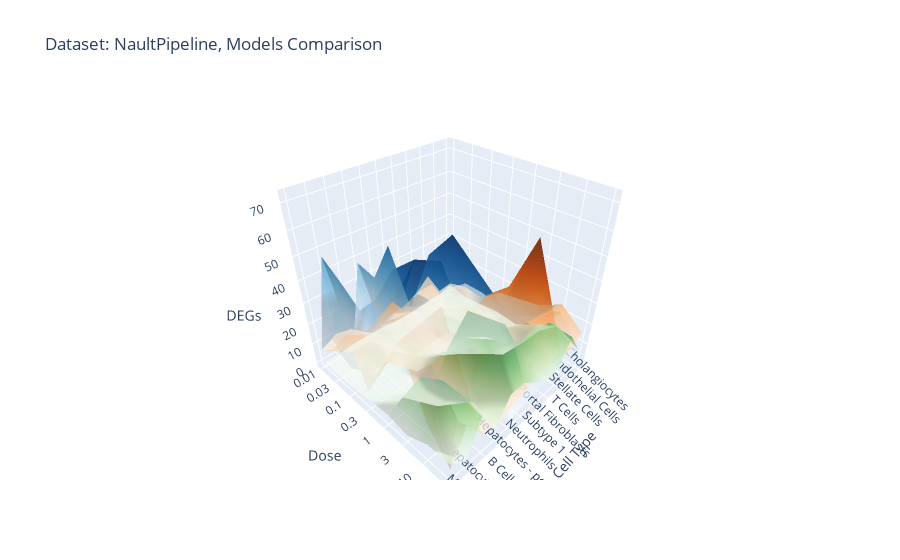

Notebook code for this chart:
### Code cell
import plotly.graph_objects as go
import pandas as pd
import numpy as np


# Filter the main dataset
dataset = METRICS_DF[METRICS_DF['dataset'] == 'NaultPipeline'].sort_values(by=['dose'])

# Define color maps for each model
color_maps = {
    'ButterflyPipeline': 'Blues',
    'ScPreGanPipeline': 'Oranges',
    'ScGenPipeline': 'Greens'
}

# Initialize the 3D plot
fig = go.Figure()

def per_model(model: str):
    dataset_model = dataset[dataset['model'] == model]
    x_numeric, x_labels = pd.factorize(dataset_model['cell_type_test'])
    y_numeric, y_labels = pd.factorize(dataset_model['dose'])
    z_values = dataset_model['DEGs']

    # Add a 3D mesh for each model
    fig.add_trace(go.Mesh3d(
        x=x_numeric, 
        y=y_numeric, 
        z=z_values,
        # alphahull=6,
        colorbar_title='DEGs',
        colorscale=color_maps[model],
        intensity=z_values,  # Intensity provides shading based on Z values
        name=model,
        opacity=0.7,
        showscale=False
    ))

# Plot each model with its corresponding color map
per_model('ButterflyPipeline')
per_model('ScPreGanPipeline')
per_model('ScGenPipeline')

# Update layout with axis labels and tick text for categorical values
fig.update_layout(
    scene=dict(
        xaxis=dict(
            title="Cell Type",
            tickvals=np.arange(len(x_labels)),
            ticktext=x_labels,
            tickangle=45,
        ),
        yaxis=dict(
            title="Dose",
            tickvals=np.arange(len(y_labels)),
            ticktext=y_labels,
        ),
        zaxis=dict(title="DEGs"),
    ),
    title="Dataset: NaultPipeline, Models Comparison",
)

# Show plot
fig.show()

### Figure 1 — Plotly figure (JSON) as saved in the notebook; plotly's stock layout.template omitted (floating-point values rounded to 4 significant figures)
{"data": [{"colorbar": {"title": {"text": "DEGs"}}, "colorscale": [[0, "rgb(247,251,255)"], [0.125, "rgb(222,235,247)"], [0.25, "rgb(198,219,239)"], [0.375, "rgb(158,202,225)"], [0.5, "rgb(107,174,214)"], [0.625, "rgb(66,146,198)"], [0.75, "rgb(33,113,181)"], [0.875, "rgb(8,81,156)"], [1, "rgb(8,48,107)"]], "intensity": [1, 1, 0, 1, 5, 1, 2, 38, 1, 47, 7, 9, 8, 9, 0, 6, 0, 1, 41, 36, 19, 7, 34, 5, 54, 15, 11, 7, 6, 9, 3, 0, 5, 3, 4, 5, 4, 7, 4, 6, 6, 44, 33, 17, 26, 10, 2, 7, 2, 4, 12, 59, 5, 60, 14, 59, 68, 11, 22, 6, 6, 15, 9, 9, 5, 70, 72, 46, 5, 12, 10, 19, 17, 7, 38, 20, 62, 55, 2, 17, 5, 54, 6, 3, 8, 1, 4, 8], "name": "ButterflyPipeline", "opacity": 0.7, "showscale": false, "type": "mesh3d", "x": [0, 1, 2, 3, 4, 5, 6, 7, 8, 9, 10, 1, 8, 0, 2, 4, 6, 5, 9, 7, 10, 3, 9, 2, 7, 8, 10, 1, 3, 0, 6, 5, 4, 6, 4, 1, 8, 0, 2, 5, 3, 9, 7, 10, 10, 2, 5, 3, 6, 4, 8, 7, 0, 9, 1, 10, 9, 8, 1, 0, 5, 2, 3, 4, 6, 7, 9, 10, 6, 4, 2, 1, 3, 5, 8, 0, 7, 9, 5, 8, 1, 7, 3, 10, 0, 6, 4, 2], "y": [0, 0, 0, 0, 0, 0, 0, 0, 0, 0, 0, 1, 1, 1, 1, 1, 1, 1, 1, 1, 1, 1, 2, 2, 2, 2, 2, 2, 2, 2, 2, 2, 2, 3, 3, 3, 3, 3, 3, 3, 3, 3, 3, 3, 4, 4, 4, 4, 4, 4, 4, 4, 4, 4, 4, 5, 5, 5, 5, 5, 5, 5, 5, 5, 5, 5, 6, 6, 6, 6, 6, 6, 6, 6, 6, 6, 6, 7, 7, 7, 7, 7, 7, 7, 7, 7, 7, 7], "z": [1, 1, 0, 1, 5, 1, 2, 38, 1, 47, 7, 9, 8, 9, 0, 6, 0, 1, 41, 36, 19, 7, 34, 5, 54, 15, 11, 7, 6, 9, 3, 0, 5, 3, 4, 5, 4, 7, 4, 6, 6, 44, 33, 17, 26, 10, 2, 7, 2, 4, 12, 59, 5, 60, 14, 59, 68, 11, 22, 6, 6, 15, 9, 9, 5, 70, 72, 46, 5, 12, 10, 19, 17, 7, 38, 20, 62, 55, 2, 17, 5, 54, 6, 3, 8, 1, 4, 8]}, {"colorbar": {"title": {"text": "DEGs"}}, "colorscale": [[0, "rgb(255,245,235)"], [0.125, "rgb(254,230,206)"], [0.25, "rgb(253,208,162)"], [0.375, "rgb(253,174,107)"], [0.5, "rgb(253,141,60)"], [0.625, "rgb(241,105,19)"], [0.75, "rgb(217,72,1)"], [0.875, "rgb(166,54,3)"], [1, "rgb(127,39,4)"]], "intensity": [4, 3, 15, 9, 6, 5, 3, 3, 9, 11, 6, 8, 21, 7, 8, 2, 11, 19, 8, 14, 10, 9, 27, 13, 5, 6, 18, 11, 8, 12, 7, 23, 4, 17, 4, 4, 7, 11, 6, 13, 14, 10, 10, 14, 7, 17, 29, 14, 16, 13, 4, 8, 26, 31, 23, 38, 18, 20, 13, 30, 20, 16, 41, 28, 30, 44, 37, 20, 26, 20, 24, 62, 5, 58, 17, 24, 22, 8, 9, 5, 12, 10, 18, 16, 14, 4, 7, 15], "name": "ScPreGanPipeline", "opacity": 0.7, "showscale": false, "type": "mesh3d", "x": [0, 1, 2, 3, 4, 5, 6, 7, 8, 9, 10, 9, 6, 0, 4, 2, 5, 3, 1, 10, 8, 7, 10, 3, 7, 0, 8, 5, 4, 6, 2, 9, 1, 9, 6, 1, 10, 3, 4, 8, 2, 7, 5, 0, 2, 4, 3, 8, 0, 7, 1, 5, 10, 9, 6, 3, 0, 2, 1, 8, 4, 5, 9, 7, 6, 10, 7, 5, 6, 2, 0, 3, 8, 9, 10, 1, 4, 8, 5, 7, 3, 1, 9, 0, 4, 10, 6, 2], "y": [0, 0, 0, 0, 0, 0, 0, 0, 0, 0, 0, 1, 1, 1, 1, 1, 1, 1, 1, 1, 1, 1, 2, 2, 2, 2, 2, 2, 2, 2, 2, 2, 2, 3, 3, 3, 3, 3, 3, 3, 3, 3, 3, 3, 4, 4, 4, 4, 4, 4, 4, 4, 4, 4, 4, 5, 5, 5, 5, 5, 5, 5, 5, 5, 5, 5, 6, 6, 6, 6, 6, 6, 6, 6, 6, 6, 6, 7, 7, 7, 7, 7, 7, 7, 7, 7, 7, 7], "z": [4, 3, 15, 9, 6, 5, 3, 3, 9, 11, 6, 8, 21, 7, 8, 2, 11, 19, 8, 14, 10, 9, 27, 13, 5, 6, 18, 11, 8, 12, 7, 23, 4, 17, 4, 4, 7, 11, 6, 13, 14, 10, 10, 14, 7, 17, 29, 14, 16, 13, 4, 8, 26, 31, 23, 38, 18, 20, 13, 30, 20, 16, 41, 28, 30, 44, 37, 20, 26, 20, 24, 62, 5, 58, 17, 24, 22, 8, 9, 5, 12, 10, 18, 16, 14, 4, 7, 15]}, {"colorbar": {"title": {"text": "DEGs"}}, "colorscale": [[0, "rgb(247,252,245)"], [0.125, "rgb(229,245,224)"], [0.25, "rgb(199,233,192)"], [0.375, "rgb(161,217,155)"], [0.5, "rgb(116,196,118)"], [0.625, "rgb(65,171,93)"], [0.75, "rgb(35,139,69)"], [0.875, "rgb(0,109,44)"], [1, "rgb(0,68,27)"]], "intensity": [3, 1, 1, 0, 0, 0, 1, 1, 1, 0, 0, 3, 0, 0, 3, 1, 1, 0, 0, 0, 0, 3, 1, 0, 2, 4, 1, 1, 1, 2, 6, 3, 1, 2, 1, 5, 1, 1, 1, 3, 0, 1, 3, 0, 2, 2, 3, 8, 14, 4, 6, 2, 1, 8, 4, 5, 4, 7, 24, 10, 4, 4, 8, 22, 1, 39, 19, 6, 18, 30, 21, 19, 39, 22, 35, 9, 13, 15, 5, 5, 6, 16, 18, 3, 10, 15, 0, 7], "name": "ScGenPipeline", "opacity": 0.7, "showscale": false, "type": "mesh3d", "x": [0, 1, 2, 3, 4, 5, 6, 7, 8, 9, 10, 8, 4, 9, 6, 2, 0, 5, 7, 3, 10, 1, 7, 10, 0, 1, 2, 4, 5, 8, 3, 6, 9, 10, 8, 6, 1, 9, 5, 2, 7, 3, 0, 4, 0, 2, 10, 3, 6, 4, 9, 8, 7, 5, 1, 3, 7, 1, 9, 4, 8, 2, 0, 5, 10, 6, 8, 10, 2, 9, 3, 1, 6, 4, 5, 7, 0, 6, 3, 2, 10, 8, 1, 7, 4, 5, 9, 0], "y": [0, 0, 0, 0, 0, 0, 0, 0, 0, 0, 0, 1, 1, 1, 1, 1, 1, 1, 1, 1, 1, 1, 2, 2, 2, 2, 2, 2, 2, 2, 2, 2, 2, 3, 3, 3, 3, 3, 3, 3, 3, 3, 3, 3, 4, 4, 4, 4, 4, 4, 4, 4, 4, 4, 4, 5, 5, 5, 5, 5, 5, 5, 5, 5, 5, 5, 6, 6, 6, 6, 6, 6, 6, 6, 6, 6, 6, 7, 7, 7, 7, 7, 7, 7, 7, 7, 7, 7], "z": [3, 1, 1, 0, 0, 0, 1, 1, 1, 0, 0, 3, 0, 0, 3, 1, 1, 0, 0, 0, 0, 3, 1, 0, 2, 4, 1, 1, 1, 2, 6, 3, 1, 2, 1, 5, 1, 1, 1, 3, 0, 1, 3, 0, 2, 2, 3, 8, 14, 4, 6, 2, 1, 8, 4, 5, 4, 7, 24, 10, 4, 4, 8, 22, 1, 39, 19, 6, 18, 30, 21, 19, 39, 22, 35, 9, 13, 15, 5, 5, 6, 16, 18, 3, 10, 15, 0, 7]}], "layout": {"scene": {"xaxis": {"tickangle": 45, "ticktext": ["Cholangiocytes", "Endothelial Cells", "Stellate Cells", "T Cells", "Portal Fibroblasts", "Subtype 1", "Neutrophils", "Hepatocytes - portal", "B Cells", "Hepatocytes - central", "Macrophage"], "tickvals": [0, 1, 2, 3, 4, 5, 6, 7, 8, 9, 10], "title": {"text": "Cell Type"}}, "yaxis": {"ticktext": [0.01, 0.03, 0.1, 0.3, 1, 3, 10, 30], "tickvals": [0, 1, 2, 3, 4, 5, 6, 7], "title": {"text": "Dose"}}, "zaxis": {"title": {"text": "DEGs"}}}, "title": {"text": "Dataset: NaultPipeline, Models Comparison"}}}
